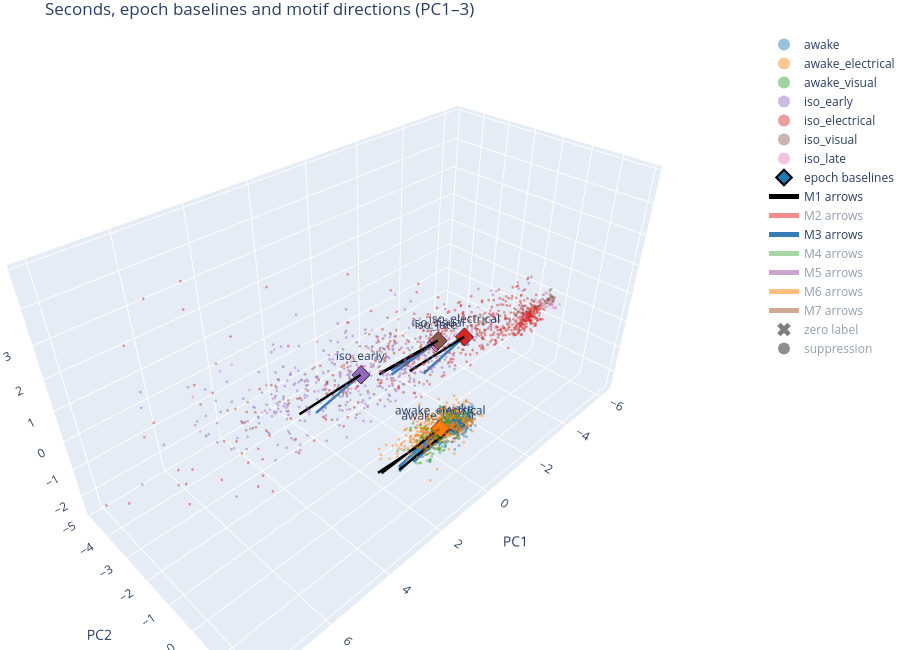

Notebook cell for this chart:
### Markdown cell above
## 4. The whole recording in one picture (view 1)

Every second on the first three principal components of the globally z-scored bands (every 3rd second plotted).
Diamonds: epoch baselines. Arrows: each motif's direction inside each epoch, converted to common units, drawn from that
epoch's baseline (toggle motifs in the legend). Black crosses: zero-labelled seconds; dark dots: suppression seconds.
Interactive version below; a static 2-D version follows.

### Code cell
Zc = data.Z - data.Z[data.epoch != ""].mean(0)
_, _, vt = np.linalg.svd(Zc[data.epoch != ""], full_matrices=False)
P = Zc @ vt[:3].T
gsd = data.env.std(axis=0, ddof=1)

def arrow_dir(mi, e):
    v = M.sd[e] / gsd * motifs[mi].template
    return v / np.linalg.norm(v)

sub = np.arange(0, data.t.size, 3)
fig = go.Figure()
for e in M.epochs:
    s = sub[data.epoch[sub] == e]
    fig.add_trace(go.Scatter3d(x=P[s, 0], y=P[s, 1], z=P[s, 2], mode="markers", name=e,
                               marker=dict(size=1.6, color=ECOL[e], opacity=0.45)))
cent = {e: Zc[data.epoch == e].mean(0) for e in M.epochs}
C3 = np.array([cent[e] @ vt[:3].T for e in M.epochs])
fig.add_trace(go.Scatter3d(x=C3[:, 0], y=C3[:, 1], z=C3[:, 2], mode="markers+text", text=M.epochs, name="epoch baselines",
                           marker=dict(size=6, symbol="diamond", color=[ECOL[e] for e in M.epochs], line=dict(color="black", width=1))))
mcol = ["#000000", "#e41a1c", "#377eb8", "#4daf4a", "#984ea3", "#ff7f00", "#a65628"]
for mi in range(K):
    xs, ys, zs = [], [], []
    for e in M.epochs:
        a = cent[e] @ vt[:3].T
        b = (cent[e] + 2.0 * arrow_dir(mi, e)) @ vt[:3].T
        xs += [a[0], b[0], None]; ys += [a[1], b[1], None]; zs += [a[2], b[2], None]
    fig.add_trace(go.Scatter3d(x=xs, y=ys, z=zs, mode="lines", name=f"M{mi + 1} arrows", line=dict(color=mcol[mi % 7], width=5),
                               visible=True if mi in (0, 2) else "legendonly"))
zs_ = sub[M.second["zero"].to_numpy()[sub]]
fig.add_trace(go.Scatter3d(x=P[zs_, 0], y=P[zs_, 1], z=P[zs_, 2], mode="markers", name="zero label",
                           marker=dict(size=2, color="black", symbol="x"), visible="legendonly"))
ss_ = sub[M.second["suppression"].to_numpy()[sub]]
fig.add_trace(go.Scatter3d(x=P[ss_, 0], y=P[ss_, 1], z=P[ss_, 2], mode="markers", name="suppression",
                           marker=dict(size=2, color="#222222"), visible="legendonly"))
fig.update_layout(height=650, margin=dict(l=0, r=0, t=30, b=0), title="Seconds, epoch baselines and motif directions (PC1–3)",
                  scene=dict(xaxis_title="PC1", yaxis_title="PC2", zaxis_title="PC3"), legend=dict(itemsizing="constant"))
fig.write_html(OUT / "4_view1_3d.html", include_plotlyjs="cdn")
fig.show()

### Figure 1 — Plotly figure (JSON) as saved in the notebook; plotly's stock layout.template omitted (floating-point values rounded to 4 significant figures; data arrays with more than 128 entries replaced by an {"elided": "..."} marker saying what was removed)
{"data": [{"marker": {"color": "#1f77b4", "opacity": 0.45, "size": 1.6}, "mode": "markers", "name": "awake", "type": "scatter3d", "x": {"elided": "316 float values"}, "y": {"elided": "316 float values"}, "z": {"elided": "316 float values"}}, {"marker": {"color": "#ff7f0e", "opacity": 0.45, "size": 1.6}, "mode": "markers", "name": "awake_electrical", "type": "scatter3d", "x": {"elided": "550 float values"}, "y": {"elided": "550 float values"}, "z": {"elided": "550 float values"}}, {"marker": {"color": "#2ca02c", "opacity": 0.45, "size": 1.6}, "mode": "markers", "name": "awake_visual", "type": "scatter3d", "x": {"elided": "177 float values"}, "y": {"elided": "177 float values"}, "z": {"elided": "177 float values"}}, {"marker": {"color": "#9467bd", "opacity": 0.45, "size": 1.6}, "mode": "markers", "name": "iso_early", "type": "scatter3d", "x": {"elided": "394 float values"}, "y": {"elided": "394 float values"}, "z": {"elided": "394 float values"}}, {"marker": {"color": "#d62728", "opacity": 0.45, "size": 1.6}, "mode": "markers", "name": "iso_electrical", "type": "scatter3d", "x": {"elided": "551 float values"}, "y": {"elided": "551 float values"}, "z": {"elided": "551 float values"}}, {"marker": {"color": "#8c564b", "opacity": 0.45, "size": 1.6}, "mode": "markers", "name": "iso_visual", "type": "scatter3d", "x": {"elided": "175 float values"}, "y": {"elided": "175 float values"}, "z": {"elided": "175 float values"}}, {"marker": {"color": "#e377c2", "opacity": 0.45, "size": 1.6}, "mode": "markers", "name": "iso_late", "type": "scatter3d", "x": [3.877, 1.135, 0.8641, 5.155, 3.827, -3.208, -3.791, -2.493, -3.565, -1.389, -3.007, 0.3466, -0.4925, -5.303, -2.176, 3.764, -1.422, -5.532, -5.335, -4.973, -5.508, -5.679, -3.635, 1.178, -0.3947, 0.7666, -1.584, -3.896, 1.406, 1.919, -1.31, -2.853, -0.1169, 1.162, 1.674, 0.4256, 0.7905, 5.22, 4.246, 2.848, 1.418, 2.437, 3.236, 1.734, -5.657, -2.798, 0.8368, -1.459, -4.768, -5.695, -5.605, -5.715, -5.884, -4.596, 0.9085, -1.39, -4.15, -1.727, -2.355, -4.818, -6.18, -6.108, -6.046, -5.974, -5.941, -5.904, -5.81, -5.782, -4.863], "y": [-4.062, -2.858, -2.93, -4.11, -3.417, -1.052, -0.9031, -1.472, -0.8286, -1.561, -1.072, -2.12, -1.876, -0.3515, -1.29, -3.019, -1.353, -0.1631, -0.2872, -0.4212, -0.201, -0.1787, -0.6303, -1.799, -1.66, -2.594, -1.884, -0.9314, -3.052, -3.021, -1.633, -0.9721, -1.915, -2.673, -2.593, -1.712, -1.951, -4.054, -4.099, -3.448, -3.289, -3.323, -3.199, -2.99, -0.2775, -1.338, -2.203, -1.325, -0.4982, -0.1866, -0.295, -0.291, -0.1417, -0.5831, -2.652, -1.725, -0.5598, -1.342, -1.194, -0.3658, 0.03475, -0.03947, -0.02563, -0.07148, -0.08082, -0.06381, -0.1256, -0.1142, -0.4039], "z": [0.5682, 0.1308, -0.7527, -1.114, 0.02047, 0.6016, 0.1616, -0.2079, -0.1772, -0.689, -0.2217, 0.9462, 1.049, 0.2782, -0.1506, -0.6, 0.115, 0.5123, 0.1651, -0.2406, 0.003726, 0.3948, -0.1624, -1.459, -1.077, -1.214, -0.5986, 0.06403, -1.017, -1.451, -0.5287, -0.04284, -0.7626, -1.186, -1.238, -0.8156, 0.001043, 0.2094, 0.5187, 0.8748, 0.5015, -0.09262, -0.5179, -0.9869, -0.02894, -0.4251, -1.051, -0.9344, -0.2357, 0.1149, 0.007201, -0.1284, -0.07553, -0.4392, -2.005, -1.258, -0.189, -0.2242, -0.04378, -0.04692, -0.1415, -0.2545, -0.2639, -0.2238, -0.1198, -0.02749, 0.05394, -0.08246, -0.2327]}, {"marker": {"color": ["#1f77b4", "#ff7f0e", "#2ca02c", "#9467bd", "#d62728", "#8c564b", "#e377c2"], "line": {"color": "black", "width": 1}, "size": 6, "symbol": "diamond"}, "mode": "markers+text", "name": "epoch baselines", "text": ["awake", "awake_electrical", "awake_visual", "iso_early", "iso_electrical", "iso_visual", "iso_late"], "type": "scatter3d", "x": [0.7722, 1.327, 1.187, 1.508, -2.432, -1.797, -1.822], "y": [1.434, 1.355, 1.173, -1.395, -0.9153, -1.42, -1.519], "z": [-0.1396, 0.04446, -0.3456, 0.3811, -0.05188, -0.1279, -0.2687]}, {"line": {"color": "#000000", "width": 5}, "mode": "lines", "name": "M1 arrows", "type": "scatter3d", "visible": true, "x": [0.7722, 2.618, null, 1.327, 3.171, null, 1.187, 2.956, null, 1.508, 3.298, null, -2.432, -0.6591, null, -1.797, -0.06801, null, -1.822, -0.1083, null], "y": [1.434, 1.147, null, 1.355, 1.058, null, 1.173, 0.7204, null, -1.395, -1.945, null, -0.9153, -1.516, null, -1.42, -2.144, null, -1.519, -2.266, null], "z": [-0.1396, -0.6764, null, 0.04446, -0.4724, null, -0.3456, -0.8537, null, 0.3811, -0.2921, null, -0.05188, -0.7348, null, -0.1279, -0.8174, null, -0.2687, -0.9733, null]}, {"line": {"color": "#e41a1c", "width": 5}, "mode": "lines", "name": "M2 arrows", "type": "scatter3d", "visible": "legendonly", "x": [0.7722, -0.1354, null, 1.327, 0.3563, null, 1.187, 0.2484, null, 1.508, 0.4646, null, -2.432, -3.573, null, -1.797, -2.997, null, -1.822, -3.021, null], "y": [1.434, 2.164, null, 1.355, 2.085, null, 1.173, 1.95, null, -1.395, -0.604, null, -0.9153, -0.2362, null, -1.42, -0.8062, null, -1.519, -0.8885, null], "z": [-0.1396, -0.7536, null, 0.04446, -0.6192, null, -0.3456, -1.344, null, 0.3811, -0.2116, null, -0.05188, -0.7289, null, -0.1279, -0.467, null, -0.2687, -0.7691, null]}, {"line": {"color": "#377eb8", "width": 5}, "mode": "lines", "name": "M3 arrows", "type": "scatter3d", "visible": true, "x": [0.7722, 1.826, null, 1.327, 2.36, null, 1.187, 2.099, null, 1.508, 2.577, null, -2.432, -1.447, null, -1.797, -0.7024, null, -1.822, -0.797, null], "y": [1.434, 0.928, null, 1.355, 0.8945, null, 1.173, 0.6756, null, -1.395, -2.119, null, -0.9153, -1.63, null, -1.42, -2.325, null, -1.519, -2.401, null], "z": [-0.1396, -1.108, null, 0.04446, -0.9404, null, -0.3456, -1.441, null, 0.3811, -0.7932, null, -0.05188, -1.329, null, -0.1279, -1.18, null, -0.2687, -1.433, null]}, {"line": {"color": "#4daf4a", "width": 5}, "mode": "lines", "name": "M4 arrows", "type": "scatter3d", "visible": "legendonly", "x": [0.7722, 0.4323, null, 1.327, 0.9778, null, 1.187, 0.6601, null, 1.508, 1.244, null, -2.432, -2.757, null, -1.797, -2.265, null, -1.822, -2.29, null], "y": [1.434, 2.689, null, 1.355, 2.54, null, 1.173, 2.434, null, -1.395, -0.04244, null, -0.9153, 0.3394, null, -1.42, -0.1946, null, -1.519, -0.27, null], "z": [-0.1396, -0.6773, null, 0.04446, -0.5748, null, -0.3456, -1.036, null, 0.3811, -0.06793, null, -0.05188, -0.5824, null, -0.1279, -0.3933, null, -0.2687, -0.6077, null]}, {"line": {"color": "#984ea3", "width": 5}, "mode": "lines", "name": "M5 arrows", "type": "scatter3d", "visible": "legendonly", "x": [0.7722, 0.3833, null, 1.327, 0.8454, null, 1.187, 0.8696, null, 1.508, 1.192, null, -2.432, -2.807, null, -1.797, -1.952, null, -1.822, -2.0, null], "y": [1.434, 0.5119, null, 1.355, 0.5166, null, 1.173, 0.3235, null, -1.395, -2.307, null, -0.9153, -1.734, null, -1.42, -2.376, null, -1.519, -2.435, null], "z": [-0.1396, -1.125, null, 0.04446, -0.975, null, -0.3456, -1.556, null, 0.3811, -0.5253, null, -0.05188, -1.024, null, -0.1279, -0.9375, null, -0.2687, -1.164, null]}, {"line": {"color": "#ff7f00", "width": 5}, "mode": "lines", "name": "M6 arrows", "type": "scatter3d", "visible": "legendonly", "x": [0.7722, -0.2116, null, 1.327, 0.3133, null, 1.187, 0.1176, null, 1.508, 0.492, null, -2.432, -3.503, null, -1.797, -2.901, null, -1.822, -2.93, null], "y": [1.434, 2.752, null, 1.355, 2.59, null, 1.173, 2.395, null, -1.395, 0.08415, null, -0.9153, 0.4944, null, -1.42, 0.003282, null, -1.519, -0.08754, null], "z": [-0.1396, -0.7894, null, 0.04446, -0.6733, null, -0.3456, -1.146, null, 0.3811, -0.09724, null, -0.05188, -0.638, null, -0.1279, -0.3742, null, -0.2687, -0.6156, null]}, {"line": {"color": "#a65628", "width": 5}, "mode": "lines", "name": "M7 arrows", "type": "scatter3d", "visible": "legendonly", "x": [0.7722, 0.05174, null, 1.327, 0.6094, null, 1.187, 0.3943, null, 1.508, 0.8995, null, -2.432, -3.075, null, -1.797, -2.519, null, -1.822, -2.535, null], "y": [1.434, 2.029, null, 1.355, 1.875, null, 1.173, 1.779, null, -1.395, -0.5921, null, -0.9153, -0.1589, null, -1.42, -0.7154, null, -1.519, -0.7589, null], "z": [-0.1396, -0.6649, null, 0.04446, -0.5549, null, -0.3456, -0.989, null, 0.3811, -0.1337, null, -0.05188, -0.6339, null, -0.1279, -0.4871, null, -0.2687, -0.6762, null]}, {"marker": {"color": "black", "size": 2, "symbol": "x"}, "mode": "markers", "name": "zero label", "type": "scatter3d", "visible": "legendonly", "x": {"elided": "300 float values"}, "y": {"elided": "300 float values"}, "z": {"elided": "300 float values"}}, {"marker": {"color": "#222222", "size": 2}, "mode": "markers", "name": "suppression", "type": "scatter3d", "visible": "legendonly", "x": [-2.824, -1.744, -3.514, -4.662, -4.46, -4.287, -4.6, -4.702, -4.194, -3.139, -0.9478, -1.429, -4.31, -1.34, -1.029, -1.412, -1.105, -2.281, -2.617, -2.438, -1.37, -1.832, -1.593, -1.239, -1.068, -3.57, -1.253, -1.179, -2.373, -1.438, -2.642, -3.117, -1.784, -2.879, -4.332, -2.217, -2.054, -1.416, -1.622, -2.09, -1.534, -1.05, -1.984, -3.008, -2.041, -1.528, -5.398, -5.303, -5.532, -5.335, -5.508, -5.679, -5.467, -5.821, -5.737, -5.129, -5.71, -5.72, -5.363, -5.707, -5.727, -5.771, -5.706, -5.784, -5.798, -5.86, -5.255, -5.668, -5.279, -5.82, -5.86, -5.818, -5.395, -5.577, -5.403, -5.571, -5.539, -5.604, -5.864, -5.779, -5.644, -5.63, -5.701, -5.856, -5.84, -5.819, -5.813, -5.766, -5.718, -5.704, -5.21, -5.887, -5.657, -5.695, -5.605, -5.715, -5.884, -6.18, -6.108, -6.046, -5.974, -5.941, -5.904, -5.81, -5.782], "y": [-0.8395, -1.175, -0.6698, -0.2966, -0.3389, -0.3854, -0.3268, -0.2511, -0.3916, -0.5945, -1.305, -0.4669, -0.1941, -0.78, -1.332, -0.9866, -0.3246, -0.5352, -0.6278, -0.8135, -0.5459, -0.325, 0.1469, -0.6366, -0.988, -0.2586, -0.6313, -0.6195, -0.6346, -0.7273, -0.2801, -0.1997, -0.7602, -0.3435, -0.22, -0.6219, -0.453, -0.8154, -0.4977, -0.004177, -0.9097, -0.7003, -0.4834, -0.4351, -0.54, -0.7541, -0.09835, -0.3515, -0.1631, -0.2872, -0.201, -0.1787, -0.1937, -0.0911, -0.1421, -0.3602, -0.09164, -0.05991, -0.2108, -0.1875, -0.1641, -0.1172, -0.115, -0.0505, -0.1986, -0.05427, -0.3926, -0.08645, -0.2237, -0.04751, -0.0366, -0.08422, -0.2477, -0.1081, -0.2713, -0.278, -0.2376, -0.19, -0.05781, -0.1309, -0.2073, -0.1939, -0.1612, -0.0039, -0.07726, -0.1185, -0.1362, -0.1664, -0.1681, -0.1502, -0.3054, -0.02194, -0.2775, -0.1866, -0.295, -0.291, -0.1417, 0.03475, -0.03947, -0.02563, -0.07148, -0.08082, -0.06381, -0.1256, -0.1142], "z": [1.519, 1.15, 1.216, 1.17, 0.9764, 1.092, 1.327, 1.394, 1.356, 1.432, 0.7396, 0.9677, 0.5615, 1.166, 0.2434, 0.8771, 0.671, 0.5376, -0.02208, -0.1485, -0.1673, 0.2458, 0.9661, 0.3326, -0.1353, 0.387, -0.07006, -0.5827, 0.0491, 0.4406, 0.4071, 0.5065, -0.3467, 0.7935, 0.4654, -0.09213, 0.09946, -0.3405, 0.1587, 0.2832, -0.1229, 0.04734, 1.459, 1.408, 1.403, 1.107, -0.01272, 0.2782, 0.5123, 0.1651, 0.003726, 0.3948, 0.4449, 0.2801, 0.505, 0.05252, 0.5815, 0.3269, 0.2724, 0.1125, 0.1505, 0.2188, 0.1511, 0.292, -0.02403, 0.07354, 0.211, 0.2433, 0.07583, 0.09655, 0.1728, 0.1798, 0.0149, -0.03785, -0.02199, 0.04283, 0.2285, 0.1528, 0.2392, 0.3429, 0.106, 0.0334, 0.04242, 0.1148, -0.02979, -0.03368, 0.1244, 0.1175, 0.1448, 0.2105, 0.03073, 0.2187, -0.02894, 0.1149, 0.007201, -0.1284, -0.07553, -0.1415, -0.2545, -0.2639, -0.2238, -0.1198, -0.02749, 0.05394, -0.08246]}], "layout": {"height": 650, "legend": {"itemsizing": "constant"}, "margin": {"b": 0, "l": 0, "r": 0, "t": 30}, "scene": {"xaxis": {"title": {"text": "PC1"}}, "yaxis": {"title": {"text": "PC2"}}, "zaxis": {"title": {"text": "PC3"}}}, "title": {"text": "Seconds, epoch baselines and motif directions (PC1–3)"}}}
